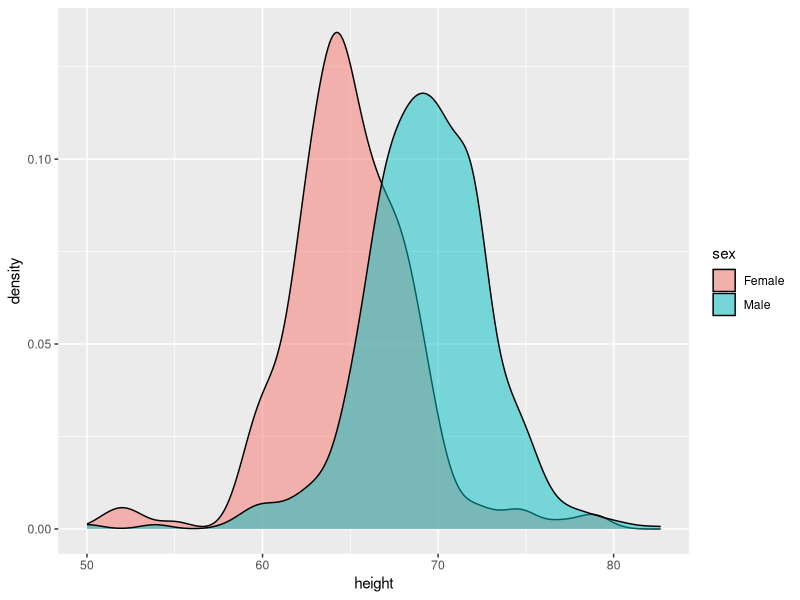
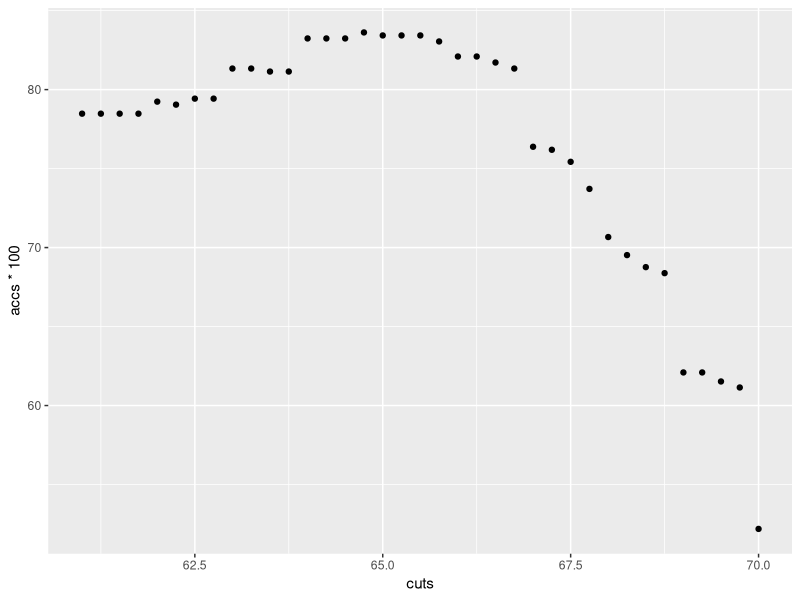
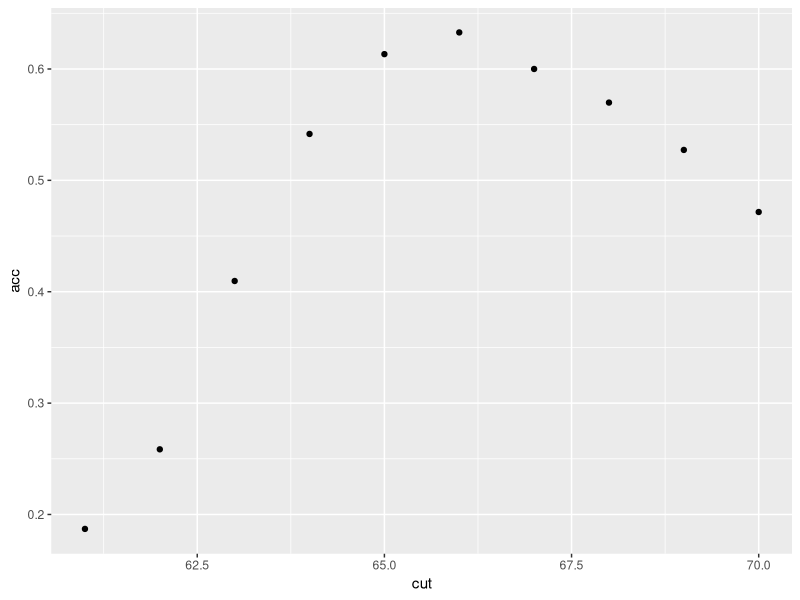

Reproduce these figures in R, in order.
# Data Science: Machine Learning
# HarvardX Question Solutions 
# Justin Beresford

# Section 2: Machine Learning Basics
# 2.1: Basics of Evaluating Machine Learning Algorithms

###############################################################
# Caret package, training and test sets, and overall accuracy #
###############################################################

# Spliting and assigning a dataframe into test and train using caret
library(caret)
library(dslabs)
library(tidyverse)

data(heights)

y <- heights$sex
x <- heights$height

set.seed(2)

test_index <- createDataPartition(y,times = 1,p = 0.5,list = FALSE)

train_set<-heights[-test_index,]
test_set<-heights[test_index,]

# We know develop an agolrithm that predicts sex. The easiest way to test
# accuracy is to check the proportion of correctly predicted outcomes. 
# This is called 'overall accuracy'

# Randomly assign male and female, 
# but define outcome as facet with same levels as test set
y_hat_guess<-sample(c("Male","Female"),nrow(test_index),replace = TRUE)%>%
                factor(levels = levels(test_set$sex))

# y_hat_guess is the same as test_set about 50% of the time
mean(y_hat_guess==test_set$sex)*100

# EDA tells us that males are generally a bit taller, 
# so we should be able to do better than guess
heights%>%ggplot(aes(height,fill=sex))+geom_density(alpha=0.5)

# Alternative, predict male if height is within 2SDs from mean male height
heights%>%
  group_by(sex)%>%
  summarise(mean=mean(height),sd=sd(height))%>%
  mutate(two_sd_belwo=mean-sd)

# Try guessing male if height is over 62
y_hat_sd<-if_else(x>62,"Male","Female")%>%
  factor(levels = levels(test_set$sex))
mean(y==y_hat_sd)*100 # Accuracy rises to 80%

# Now define experiment that cycles through various cutoffs
cutoff<-seq(61,70,0.25)
accuracy<-map_dbl(cutoff,function(x){
  y_hat<-if_else(train_set$height>x,"Male","Female")%>%
    factor(levels = levels(test_set$sex))
  mean(y_hat==train_set$sex)  
})
# Accuracy maximised with a cut off of about 80
cutoff_results<-data.frame(cuts=cutoff,accs=accuracy)
cutoff_results%>%
  ggplot(aes(cuts,accs*100))+geom_point()

best_cutoff<-cutoff_results%>%
  filter(accuracy==max(accuracy))%>%
  select(cuts)%>%
  as.double()

# Test best cutoff against test set
y_hat_bestcut<-if_else(test_set$height>best_cutoff,"Male","Female")%>%
  factor(levels = levels(test_set$sex))
mean(test_set$sex==y_hat_bestcut)*100 # Accuracy rises to 83%


###############################################################
################# The Confusion Matrix#########################
###############################################################

# The heights dataset is mostly men. You could predict 100% men, and
# get an overall sensitivity mark of about 100%. Import to check results
# are accurate for both genders. 

###################### Sensitivity #############################
# Ability to predict positive when actual outcome is positive
# If you call everything 1 (pos), you'll get perfect sensitivity!

###################### Specificity #############################
# Ability to not predict positive (yhat=0) when actual outcome is not positive

# If you predict 1, can get false or true positive; 
# Vice versa, predict 0 gives false neg or false pos

# For example, here mainly men and mainly guessed men. Sens low, spec high...
confusionMatrix(data = y_hat_bestcut,reference = test_set$sex)
# NB Balanced Accuracy is the average of sensitivity and specificity
# This code maximises F1 score (bal avg) instead of accuracy

cutoffs<-seq(61,70)
f_scores<-map_dbl(cutoffs, function(x){
  y_hat_f<-if_else(train_set$height>x,"Male","Female")%>%
    factor(levels=levels(test_set$sex))
  F_meas(data = y_hat_f,reference = (factor(train_set$sex)))
})
data.frame(cut=cutoffs,acc=f_scores)%>%
  ggplot(aes(cut,acc))+geom_point() # Maximised at 66

y_hat_f<-if_else(train_set$height>66,"Male","Female")%>%
  factor(levels=levels(test_set$sex))

confusionMatrix(data = y_hat_f,reference = test_set$sex)
